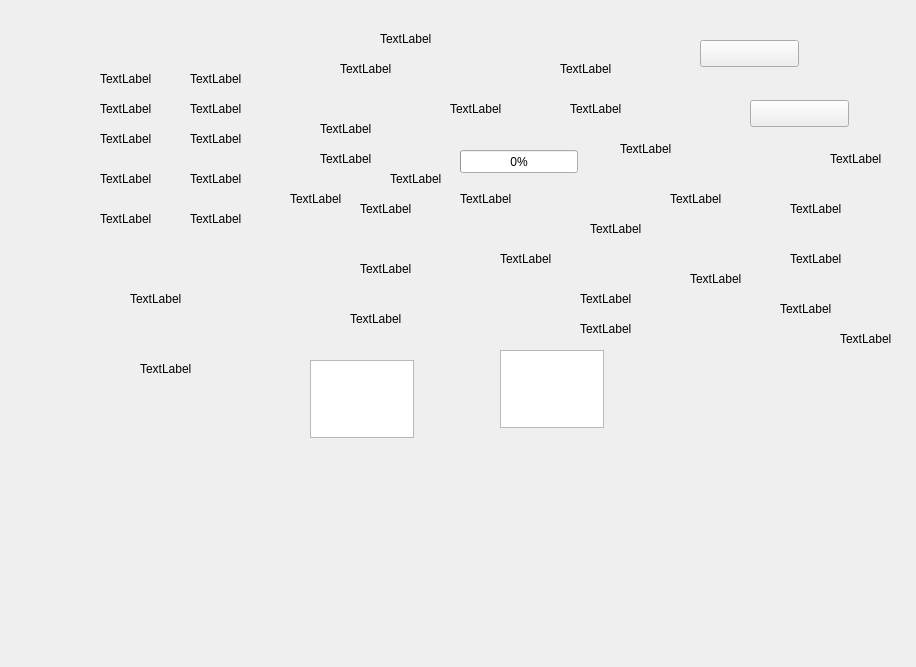
<?xml version="1.0" encoding="UTF-8"?>
<ui version="4.0">
 <class>QAutoTestaProcessForm</class>
 <widget class="QWidget" name="QAutoTestaProcessForm">
  <property name="geometry">
   <rect>
    <x>0</x>
    <y>0</y>
    <width>916</width>
    <height>667</height>
   </rect>
  </property>
  <property name="windowTitle">
   <string>Form</string>
  </property>
  <widget class="QLabel" name="lb_autotestpt_mingcheng">
   <property name="geometry">
    <rect>
     <x>380</x>
     <y>30</y>
     <width>67</width>
     <height>17</height>
    </rect>
   </property>
   <property name="text">
    <string>TextLabel</string>
   </property>
  </widget>
  <widget class="QLabel" name="lb_autotestpt_tiji">
   <property name="geometry">
    <rect>
     <x>450</x>
     <y>100</y>
     <width>67</width>
     <height>17</height>
    </rect>
   </property>
   <property name="text">
    <string>TextLabel</string>
   </property>
  </widget>
  <widget class="QLabel" name="lb_autotestpt_nongdu">
   <property name="geometry">
    <rect>
     <x>830</x>
     <y>150</y>
     <width>67</width>
     <height>17</height>
    </rect>
   </property>
   <property name="text">
    <string>TextLabel</string>
   </property>
  </widget>
  <widget class="QLabel" name="lb_autotestpt_xishishui">
   <property name="geometry">
    <rect>
     <x>500</x>
     <y>250</y>
     <width>67</width>
     <height>17</height>
    </rect>
   </property>
   <property name="text">
    <string>TextLabel</string>
   </property>
  </widget>
  <widget class="QLabel" name="lb_autotestpt_pengsuan">
   <property name="geometry">
    <rect>
     <x>590</x>
     <y>220</y>
     <width>67</width>
     <height>17</height>
    </rect>
   </property>
   <property name="text">
    <string>TextLabel</string>
   </property>
  </widget>
  <widget class="QLabel" name="lb_autotestpt_xishu">
   <property name="geometry">
    <rect>
     <x>670</x>
     <y>190</y>
     <width>67</width>
     <height>17</height>
    </rect>
   </property>
   <property name="text">
    <string>TextLabel</string>
   </property>
  </widget>
  <widget class="QLabel" name="lb_autotestpt_jian">
   <property name="geometry">
    <rect>
     <x>580</x>
     <y>290</y>
     <width>67</width>
     <height>17</height>
    </rect>
   </property>
   <property name="text">
    <string>TextLabel</string>
   </property>
  </widget>
  <widget class="QLabel" name="lb_autotestpt_zhengliu">
   <property name="geometry">
    <rect>
     <x>580</x>
     <y>320</y>
     <width>67</width>
     <height>17</height>
    </rect>
   </property>
   <property name="text">
    <string>TextLabel</string>
   </property>
  </widget>
  <widget class="QLabel" name="lb_autotestpt_yangpinliang">
   <property name="geometry">
    <rect>
     <x>620</x>
     <y>140</y>
     <width>67</width>
     <height>17</height>
    </rect>
   </property>
   <property name="text">
    <string>TextLabel</string>
   </property>
  </widget>
  <widget class="QLabel" name="lb_autotestpt_bianhao">
   <property name="geometry">
    <rect>
     <x>560</x>
     <y>60</y>
     <width>67</width>
     <height>17</height>
    </rect>
   </property>
   <property name="text">
    <string>TextLabel</string>
   </property>
  </widget>
  <widget class="QLabel" name="lb_autotestpt_ml1">
   <property name="geometry">
    <rect>
     <x>790</x>
     <y>200</y>
     <width>67</width>
     <height>17</height>
    </rect>
   </property>
   <property name="text">
    <string>TextLabel</string>
   </property>
  </widget>
  <widget class="QLabel" name="lb_autotestpt_ml2">
   <property name="geometry">
    <rect>
     <x>790</x>
     <y>250</y>
     <width>67</width>
     <height>17</height>
    </rect>
   </property>
   <property name="text">
    <string>TextLabel</string>
   </property>
  </widget>
  <widget class="QLabel" name="lb_autotestpt_ml3">
   <property name="geometry">
    <rect>
     <x>690</x>
     <y>270</y>
     <width>67</width>
     <height>17</height>
    </rect>
   </property>
   <property name="text">
    <string>TextLabel</string>
   </property>
  </widget>
  <widget class="QLabel" name="lb_autotestpt_ml4">
   <property name="geometry">
    <rect>
     <x>780</x>
     <y>300</y>
     <width>67</width>
     <height>17</height>
    </rect>
   </property>
   <property name="text">
    <string>TextLabel</string>
   </property>
  </widget>
  <widget class="QLabel" name="lb_autotestpt_mol">
   <property name="geometry">
    <rect>
     <x>840</x>
     <y>330</y>
     <width>67</width>
     <height>17</height>
    </rect>
   </property>
   <property name="text">
    <string>TextLabel</string>
   </property>
  </widget>
  <widget class="QPushButton" name="pb_autotestpt_back">
   <property name="geometry">
    <rect>
     <x>700</x>
     <y>40</y>
     <width>99</width>
     <height>27</height>
    </rect>
   </property>
   <property name="text">
    <string/>
   </property>
  </widget>
  <widget class="QPushButton" name="pb_autotestpt_naoh">
   <property name="geometry">
    <rect>
     <x>750</x>
     <y>100</y>
     <width>99</width>
     <height>27</height>
    </rect>
   </property>
   <property name="text">
    <string/>
   </property>
  </widget>
  <widget class="QLabel" name="lb_autotestpt_didingtiji">
   <property name="geometry">
    <rect>
     <x>360</x>
     <y>200</y>
     <width>67</width>
     <height>17</height>
    </rect>
   </property>
   <property name="text">
    <string>TextLabel</string>
   </property>
  </widget>
  <widget class="QLabel" name="lb_autotestpt_jieguo">
   <property name="geometry">
    <rect>
     <x>360</x>
     <y>260</y>
     <width>67</width>
     <height>17</height>
    </rect>
   </property>
   <property name="text">
    <string>TextLabel</string>
   </property>
  </widget>
  <widget class="QLabel" name="lb_autotestpt_jieguodanwei">
   <property name="geometry">
    <rect>
     <x>320</x>
     <y>120</y>
     <width>67</width>
     <height>17</height>
    </rect>
   </property>
   <property name="text">
    <string>TextLabel</string>
   </property>
  </widget>
  <widget class="QLabel" name="lb_autotestpt_zhuangtai">
   <property name="geometry">
    <rect>
     <x>350</x>
     <y>310</y>
     <width>67</width>
     <height>17</height>
    </rect>
   </property>
   <property name="text">
    <string>TextLabel</string>
   </property>
  </widget>
  <widget class="QProgressBar" name="pr_autotest_progressBar">
   <property name="geometry">
    <rect>
     <x>460</x>
     <y>150</y>
     <width>118</width>
     <height>23</height>
    </rect>
   </property>
   <property name="maximum">
    <number>100</number>
   </property>
   <property name="value">
    <number>0</number>
   </property>
  </widget>
  <widget class="QLabel" name="label_name">
   <property name="geometry">
    <rect>
     <x>100</x>
     <y>70</y>
     <width>67</width>
     <height>17</height>
    </rect>
   </property>
   <property name="text">
    <string>TextLabel</string>
   </property>
  </widget>
  <widget class="QLabel" name="label_yangpinpihao">
   <property name="geometry">
    <rect>
     <x>100</x>
     <y>100</y>
     <width>67</width>
     <height>17</height>
    </rect>
   </property>
   <property name="text">
    <string>TextLabel</string>
   </property>
  </widget>
  <widget class="QLabel" name="label_kongbaitiji">
   <property name="geometry">
    <rect>
     <x>100</x>
     <y>130</y>
     <width>67</width>
     <height>17</height>
    </rect>
   </property>
   <property name="text">
    <string>TextLabel</string>
   </property>
  </widget>
  <widget class="QLabel" name="label_nongdu">
   <property name="geometry">
    <rect>
     <x>100</x>
     <y>170</y>
     <width>67</width>
     <height>17</height>
    </rect>
   </property>
   <property name="text">
    <string>TextLabel</string>
   </property>
  </widget>
  <widget class="QLabel" name="label_yangpinliang">
   <property name="geometry">
    <rect>
     <x>100</x>
     <y>210</y>
     <width>67</width>
     <height>17</height>
    </rect>
   </property>
   <property name="text">
    <string>TextLabel</string>
   </property>
  </widget>
  <widget class="QLabel" name="label_pengsuan">
   <property name="geometry">
    <rect>
     <x>190</x>
     <y>70</y>
     <width>67</width>
     <height>17</height>
    </rect>
   </property>
   <property name="text">
    <string>TextLabel</string>
   </property>
  </widget>
  <widget class="QLabel" name="label_xishishui">
   <property name="geometry">
    <rect>
     <x>190</x>
     <y>100</y>
     <width>67</width>
     <height>17</height>
    </rect>
   </property>
   <property name="text">
    <string>TextLabel</string>
   </property>
  </widget>
  <widget class="QLabel" name="label_jian">
   <property name="geometry">
    <rect>
     <x>190</x>
     <y>130</y>
     <width>67</width>
     <height>17</height>
    </rect>
   </property>
   <property name="text">
    <string>TextLabel</string>
   </property>
  </widget>
  <widget class="QLabel" name="label_zhengliu">
   <property name="geometry">
    <rect>
     <x>190</x>
     <y>170</y>
     <width>67</width>
     <height>17</height>
    </rect>
   </property>
   <property name="text">
    <string>TextLabel</string>
   </property>
  </widget>
  <widget class="QLabel" name="label_danbaixishu">
   <property name="geometry">
    <rect>
     <x>190</x>
     <y>210</y>
     <width>67</width>
     <height>17</height>
    </rect>
   </property>
   <property name="text">
    <string>TextLabel</string>
   </property>
  </widget>
  <widget class="QLabel" name="lb_autotestpt_danweitype">
   <property name="geometry">
    <rect>
     <x>340</x>
     <y>60</y>
     <width>67</width>
     <height>17</height>
    </rect>
   </property>
   <property name="text">
    <string>TextLabel</string>
   </property>
  </widget>
  <widget class="QLabel" name="label_wendu1">
   <property name="geometry">
    <rect>
     <x>130</x>
     <y>290</y>
     <width>67</width>
     <height>17</height>
    </rect>
   </property>
   <property name="text">
    <string>TextLabel</string>
   </property>
  </widget>
  <widget class="QLabel" name="label_wendu2">
   <property name="geometry">
    <rect>
     <x>140</x>
     <y>360</y>
     <width>67</width>
     <height>17</height>
    </rect>
   </property>
   <property name="text">
    <string>TextLabel</string>
   </property>
  </widget>
  <widget class="QLabel" name="label_shuju">
   <property name="geometry">
    <rect>
     <x>320</x>
     <y>150</y>
     <width>67</width>
     <height>17</height>
    </rect>
   </property>
   <property name="text">
    <string>TextLabel</string>
   </property>
  </widget>
  <widget class="QLabel" name="label_fangfa">
   <property name="geometry">
    <rect>
     <x>460</x>
     <y>190</y>
     <width>67</width>
     <height>17</height>
    </rect>
   </property>
   <property name="text">
    <string>TextLabel</string>
   </property>
  </widget>
  <widget class="QLabel" name="label_zhuangtai">
   <property name="geometry">
    <rect>
     <x>570</x>
     <y>100</y>
     <width>67</width>
     <height>17</height>
    </rect>
   </property>
   <property name="text">
    <string>TextLabel</string>
   </property>
  </widget>
  <widget class="QLabel" name="label_event">
   <property name="geometry">
    <rect>
     <x>290</x>
     <y>190</y>
     <width>67</width>
     <height>17</height>
    </rect>
   </property>
   <property name="text">
    <string>TextLabel</string>
   </property>
  </widget>
  <widget class="QLabel" name="label_oldresualt">
   <property name="geometry">
    <rect>
     <x>390</x>
     <y>170</y>
     <width>67</width>
     <height>17</height>
    </rect>
   </property>
   <property name="text">
    <string>TextLabel</string>
   </property>
  </widget>
  <widget class="QTextEdit" name="textEdit_event">
   <property name="geometry">
    <rect>
     <x>310</x>
     <y>360</y>
     <width>104</width>
     <height>78</height>
    </rect>
   </property>
   <property name="readOnly">
    <bool>true</bool>
   </property>
  </widget>
  <widget class="QTextEdit" name="textEdit_Resualt">
   <property name="geometry">
    <rect>
     <x>500</x>
     <y>350</y>
     <width>104</width>
     <height>78</height>
    </rect>
   </property>
   <property name="readOnly">
    <bool>true</bool>
   </property>
  </widget>
 </widget>
 <resources/>
 <connections/>
</ui>
